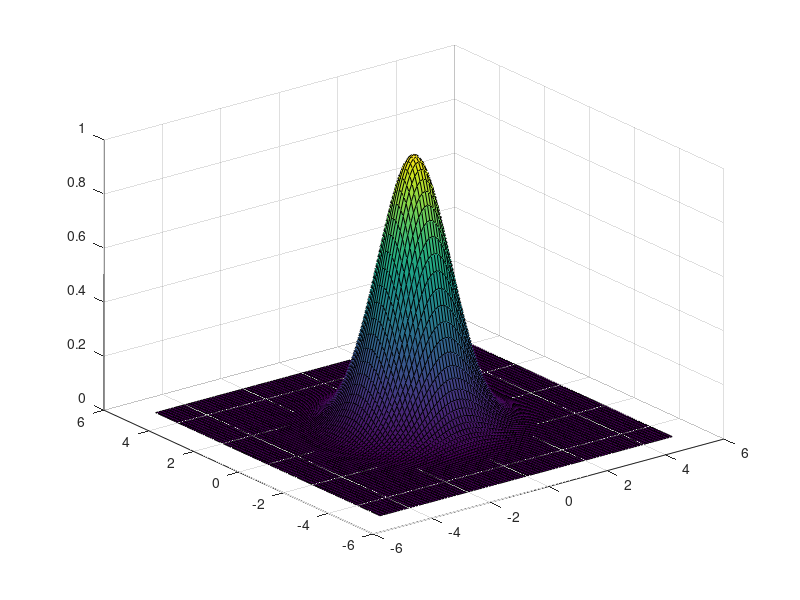

The MATLAB script that drew this image:
clear all
X = -5:.1:5; % X = [-5 -4.9 -4.8 .... 4.9 5]
Y = -5:.1:5;
[Xa,Ya] = ndgrid(X,Y);
Za = exp(-(Xa.^2+Ya.^2)/2);
% mesh(Xa,Ya,Za);
surf(Xa,Ya,Za);